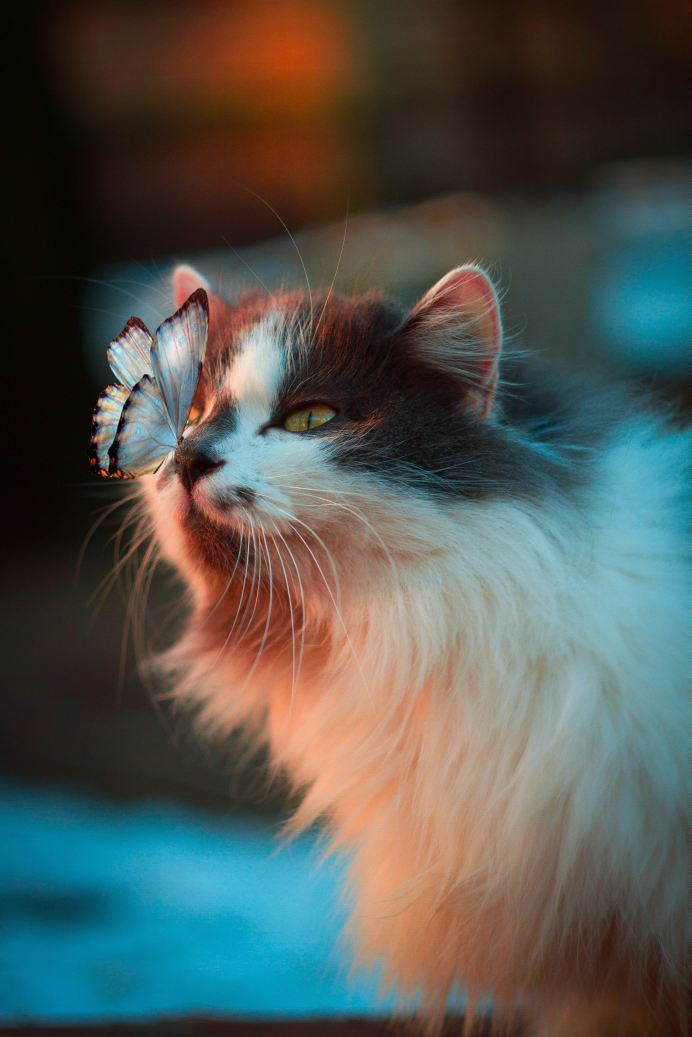
#> input picture basic/cat.jpg, 3456 x 5184 px (shown at 1/5 size)
$ python image_transformation.py
#> lines starting #> are read from the running program, lines starting #| are printed output that depends on the picture
# 이미지 늘리거나 줄일때 생각해봐 그 이미지를 어떻게 늘리겠어 사이 픽셀값에서 그 색깔이나 그런것들은 추정을 해줘야겠지
# 그 방식이 interpolation이야 수치해석 때 배우는 cubic(삼차함수로 맞추는거) area, linear, Bilinear등 방법은 많아

import cv2
import numpy as np
import matplotlib.pyplot as plt

# resize 스케일과 이미지 interpolation 방법만 넣어주면 됨
img = cv2.imread("cat.jpg", cv2.IMREAD_COLOR)
#> img is the input picture: shape (5184, 3456, 3); mean B, G, R 81.7, 86.8, 82.9
plt.imshow(img)
plt.show()
# expand 주로 cubic(3차식 복원) 방법을 사용함
expand_img = cv2.resize(img, None, fx=2, fy=2, interpolation=cv2.INTER_CUBIC)
plt.imshow(cv2.cvtColor(expand_img, cv2.COLOR_BGR2RGB))
plt.show()
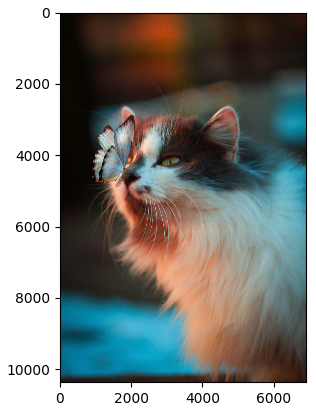
#> figure drawn by matplotlib, 1 panel
# shrink 주로 area interpolation 방법을 사용함
shrink_img = cv2.resize(img, None, fx=0.5, fy=0.5, interpolation=cv2.INTER_AREA)
plt.imshow(cv2.cvtColor(shrink_img, cv2.COLOR_BGR2RGB))
plt.show()

# warpaffine (위치, 회전 등등 존재) 간단한 변환 행렬 M 예시로 해보자

height, width = img.shape[:2]  # 후에도 굉장히 많이 쓸것, 순서도 조심 height는 행개수
#> height = 5184; width = 3456
Matrix_move = np.float32([[1, 0, 50], [0, 1, 100]])
img2 = cv2.warpAffine(img, Matrix_move, (width, height))
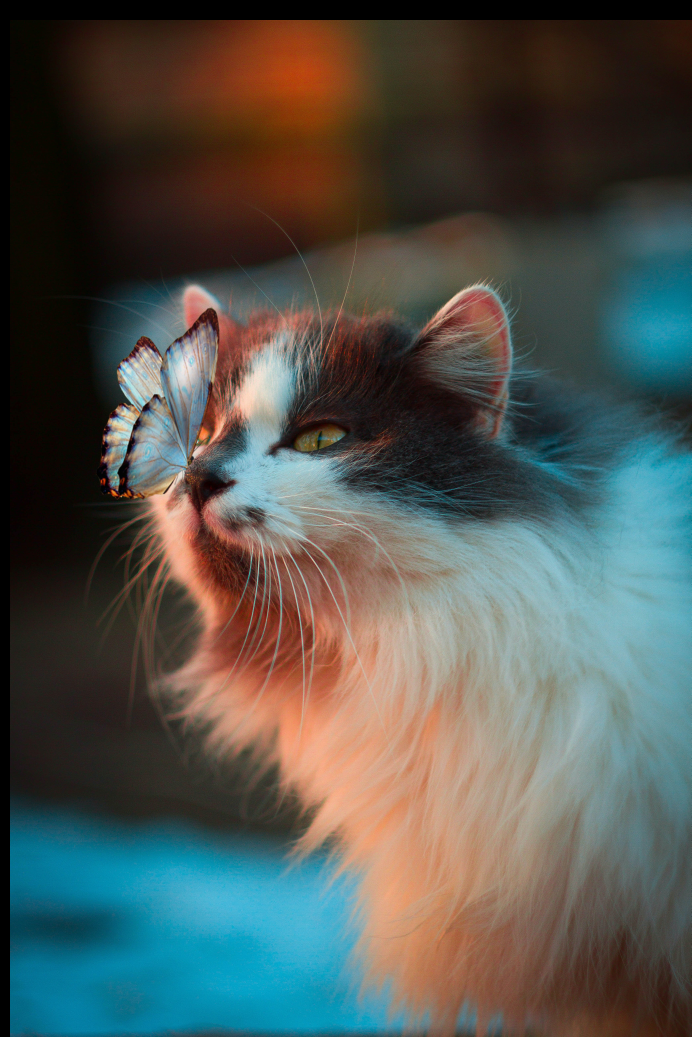
#> img2: shape (5184, 3456, 3) (shown at 1/5 size); mean B, G, R 79.6, 84.7, 81.1
plt.imshow(img2)
plt.show()

# getRotationMatrix2D notion에 적어놓은 회전 행렬 식을 알아서 만들어줌
# 그 대신 중심, 각도,scale이 param으로 필요하겠지

Matrix_rotate = cv2.getRotationMatrix2D((0, 0), 30, 1)
img3 = cv2.warpAffine(img, Matrix_rotate, (width, height))
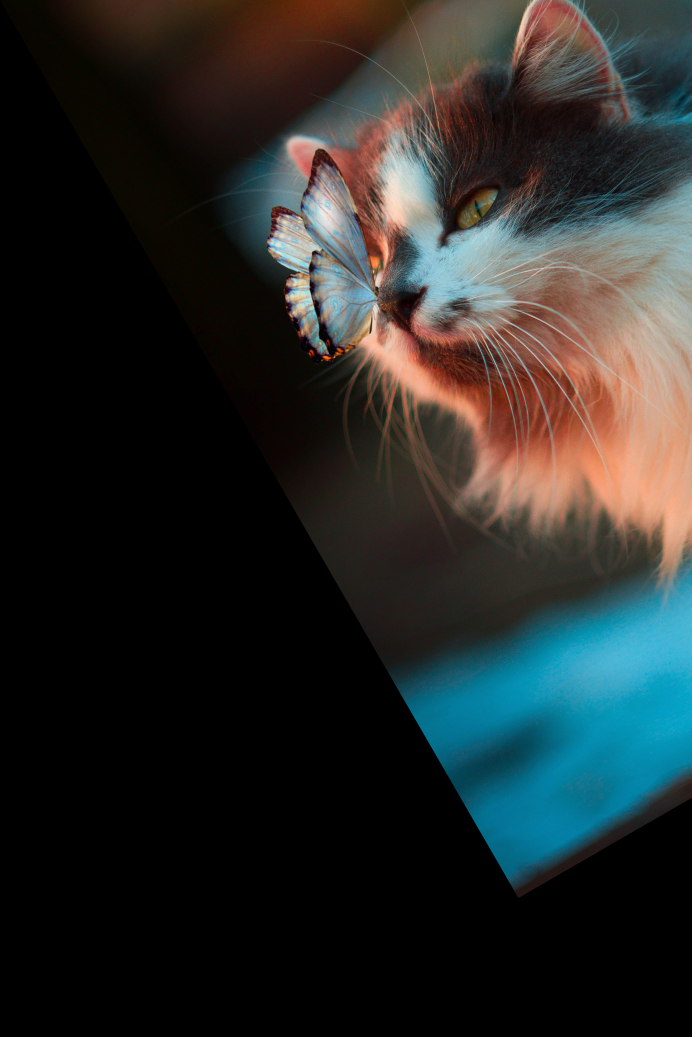
#> img3: shape (5184, 3456, 3) (shown at 1/5 size); mean B, G, R 40.1, 41.7, 39.2
plt.imshow(cv2.cvtColor(img3, cv2.COLOR_BGR2RGB))
plt.show()

$ run again, with basic/hand_writing.jpg copied over basic/cat.jpg
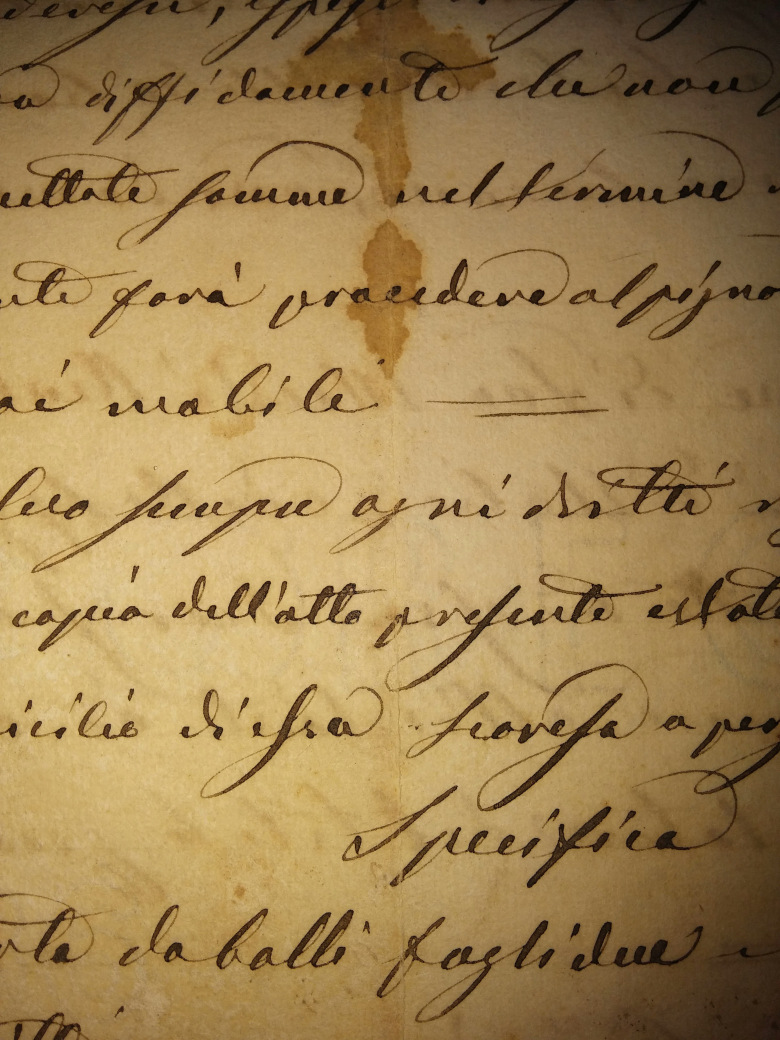
#> input picture basic/hand_writing.jpg, 3120 x 4160 px (shown at 1/4 size)
#> img is the input picture: shape (4160, 3120, 3); mean B, G, R 82.2, 130, 158.5
#> `plt.show()`:
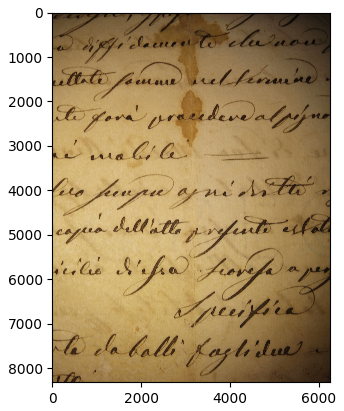
#> figure drawn by matplotlib, 1 panel
#> `img3 = cv2.warpAffine(img, Matrix_rotate, (width, height))`:
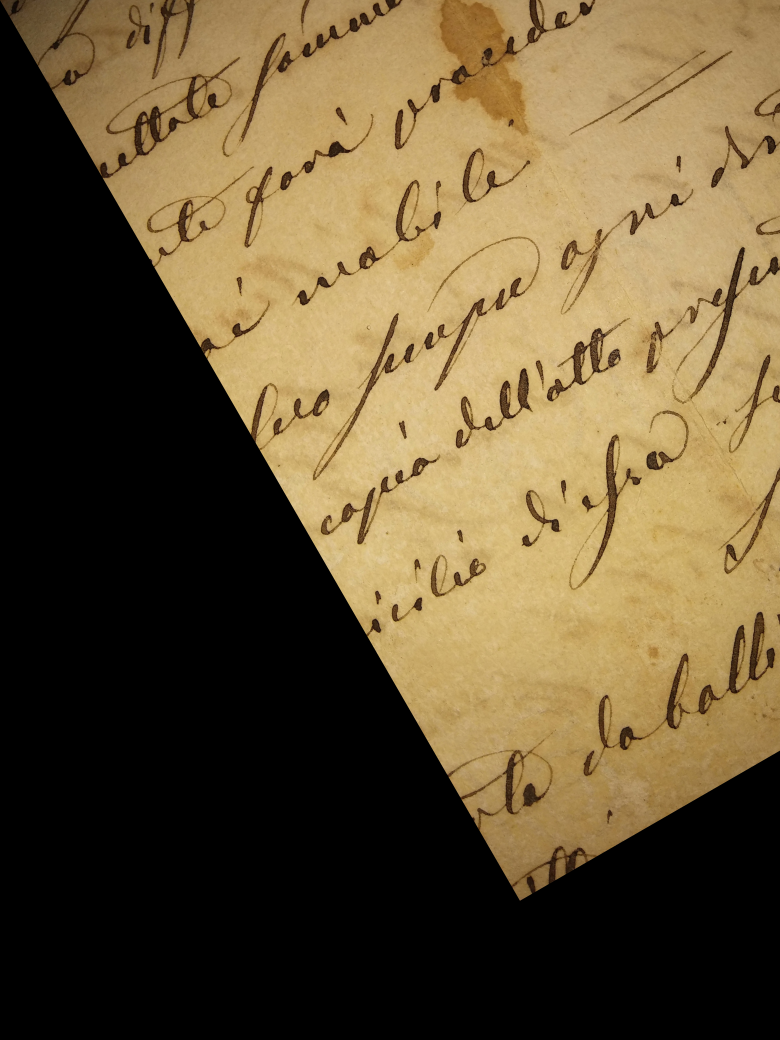
#> img3: shape (4160, 3120, 3) (shown at 1/4 size); mean B, G, R 54.9, 85.5, 102.3
